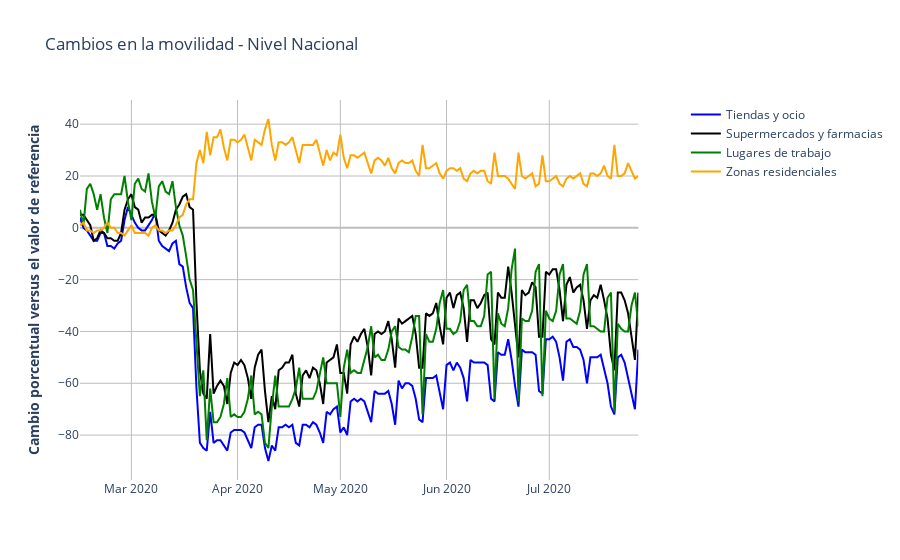

Here is the notebook cell this chart was saved with:
### Code cell
df_g_colN=df_g_col[ df_g_col["sub_region_1"] == "Nacional" ]

fig = make_subplots(specs=[[{"secondary_y": True}]],)

fig.add_trace(go.Scatter(
                x=df_g_colN.date,
                y=df_g_colN['retail_and_recreation_percent_change_from_baseline'],
                name="Tiendas y ocio",
                line_color='Blue',
                opacity=1), secondary_y=False,)

fig.add_trace(go.Scatter(
                x=df_g_colN.date,
                y=df_g_colN['grocery_and_pharmacy_percent_change_from_baseline'],
                name="Supermercados y farmacias",
                line_color='black',
                opacity=1), secondary_y=False,)

fig.add_trace(go.Scatter(
                x=df_g_colN.date,
                y=df_g_colN['workplaces_percent_change_from_baseline'],
                name="Lugares de trabajo",
                line_color='green',
                opacity=1), secondary_y=False,)

fig.add_trace(go.Scatter(
                x=df_g_colN.date,
                y=df_g_colN['residential_percent_change_from_baseline'],
                name="Zonas residenciales",
                line_color='orange',
                opacity=1), secondary_y=False,)


# Titulo
fig.update_layout(
    title_text="Cambios en la movilidad - Nivel Nacional", 
    paper_bgcolor='rgba(0,0,0,0)',
    plot_bgcolor='rgba(0,0,0,0)',
   
)
# Set x-axis title

#title_text="<b>Periodo mensual ( Enero 2014 - Enero 2020)</b>"

fig.update_xaxes(gridcolor='#bdbdbd')

# Set y-axes titles
fig.update_yaxes(title_text="<b>Cambio porcentual versus el valor de referencia</b>", secondary_y=False,gridcolor='#bdbdbd',zerolinecolor='#bdbdbd')



fig.show()

### Figure 1 — Plotly figure (JSON) as saved in the notebook; plotly's stock layout.template omitted (floating-point values rounded to 4 significant figures; data arrays with more than 128 entries replaced by an {"elided": "..."} marker saying what was removed)
{"data": [{"line": {"color": "Blue"}, "name": "Tiendas y ocio", "opacity": 1, "type": "scatter", "x": {"elided": "164 str values"}, "xaxis": "x", "y": {"elided": "164 int values"}, "yaxis": "y"}, {"line": {"color": "black"}, "name": "Supermercados y farmacias", "opacity": 1, "type": "scatter", "x": {"elided": "164 str values"}, "xaxis": "x", "y": {"elided": "164 int values"}, "yaxis": "y"}, {"line": {"color": "green"}, "name": "Lugares de trabajo", "opacity": 1, "type": "scatter", "x": {"elided": "164 str values"}, "xaxis": "x", "y": {"elided": "164 int values"}, "yaxis": "y"}, {"line": {"color": "orange"}, "name": "Zonas residenciales", "opacity": 1, "type": "scatter", "x": {"elided": "164 str values"}, "xaxis": "x", "y": {"elided": "164 int values"}, "yaxis": "y"}], "layout": {"paper_bgcolor": "rgba(0,0,0,0)", "plot_bgcolor": "rgba(0,0,0,0)", "title": {"text": "Cambios en la movilidad - Nivel Nacional"}, "xaxis": {"anchor": "y", "domain": [0, 0.94], "gridcolor": "#bdbdbd"}, "yaxis": {"anchor": "x", "domain": [0, 1], "gridcolor": "#bdbdbd", "title": {"text": "<b>Cambio porcentual versus el valor de referencia</b>"}, "zerolinecolor": "#bdbdbd"}, "yaxis2": {"anchor": "x", "overlaying": "y", "side": "right"}}}
